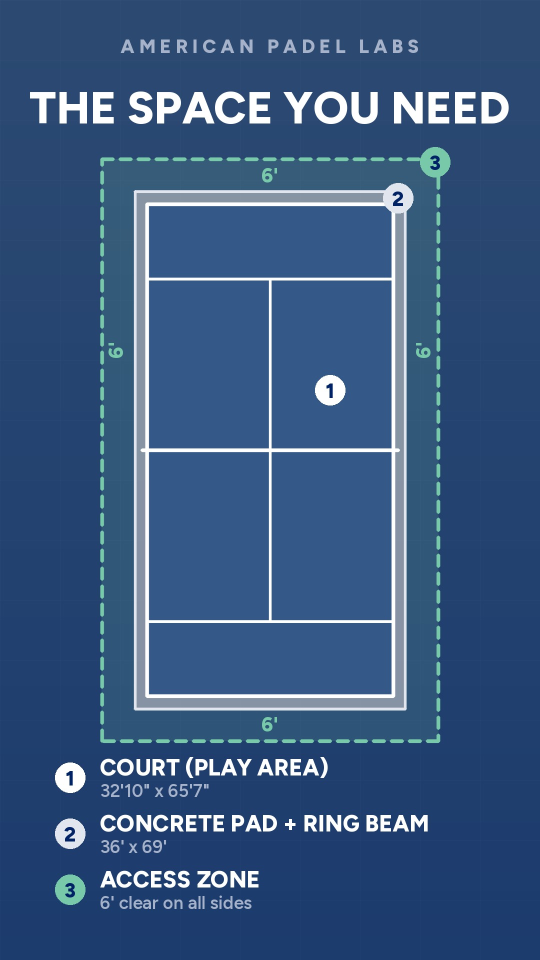
#> input picture frames-space3.jpg, 1080 x 1920 px, given in place of logo.png, which was not available (shown at 1/2 size)
$ python space3.py
#> lines starting #> are read from the running program, lines starting #| are printed output that depends on the picture; after the words box and inside, x2 and y2 are one past the last pixel; in counts of white or black regions, pixels touching at a corner belong together
### render/apl.py
import numpy as np, cv2, math, os
ROOT=os.path.dirname(os.path.dirname(os.path.abspath(__file__)))
B=lambda *a: os.path.join(ROOT,'brand',*a)
from PIL import Image, ImageDraw, ImageFont
W,H,FPS=1080,1920,30
DUR=46.0
NAVY=(44,74,114)       # hsl(217 42% 31%) site header/footer
DEEP=(0,34,102)        # hsl(220 100% 20%) primary
COURT=(52,88,135)
WHITE=(255,255,255)
SLATE=(166,178,201)    # hsl(220 20% 70%)
GLASS=(150,190,230)
BEB=B('fonts','figtree-latin-800-normal.woff')  # Figtree for all video text (Raj, Nov 24 2026)
INT=B('fonts','figtree-latin-%d-normal.woff')
_fc={}
def F(kind,size,w=600):
    k=(kind,size,w)
    if k not in _fc: _fc[k]=ImageFont.truetype(BEB if kind=='b' else INT%w,size)
    return _fc[k]
def cl(x): return max(0.0,min(1.0,x))
def ease(x):
    x=cl(x); return x*x*(3-2*x)
def eout(x):
    x=cl(x); return 1-(1-x)**3
def prog(t,a,b): return cl((t-a)/(b-a))

LOGO=Image.open(B('logo.png')).convert('RGBA')
PHOTO=Image.open(B('photos','overhead-court.jpg')).convert('RGB').rotate(90,expand=True)  # court long axis vertical
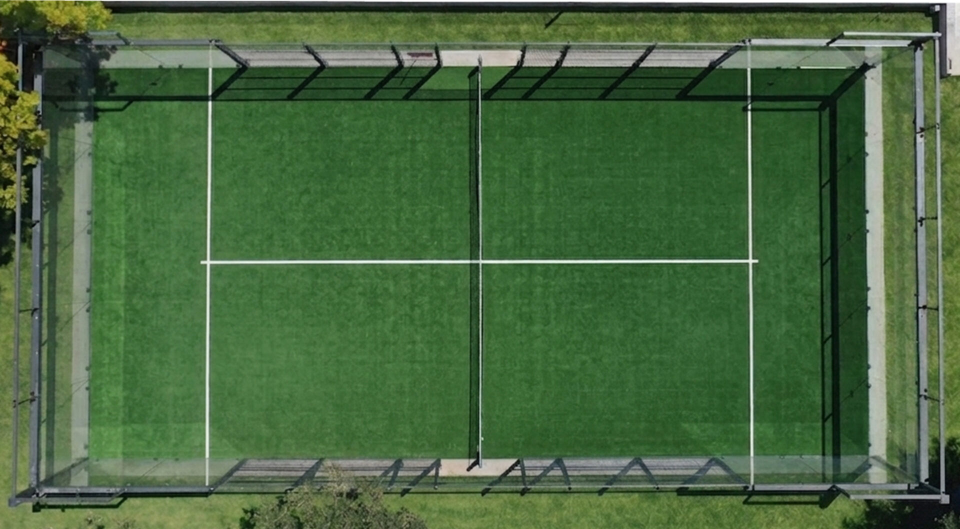
#> input picture brand/photos/overhead-court.jpg, 1920 x 1058 px (shown at 1/2 size)
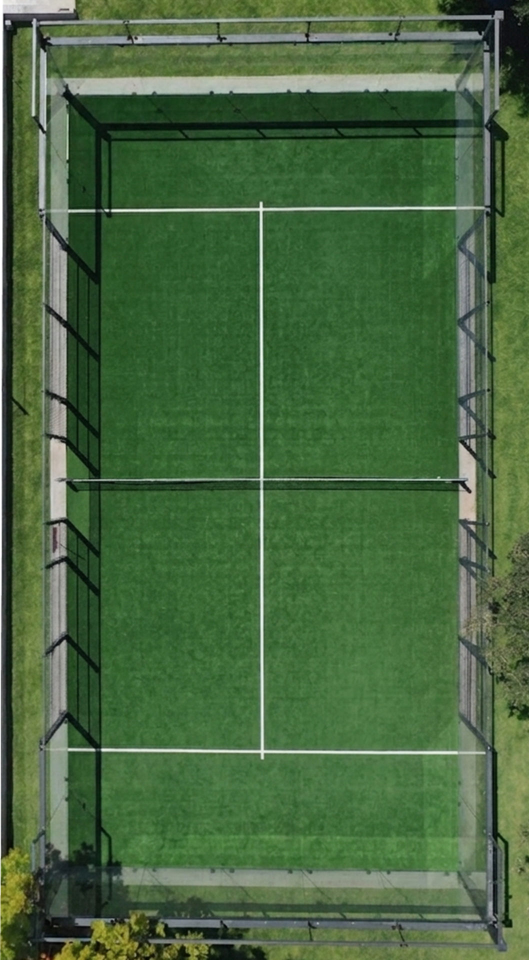
#> PHOTO: PIL image 1058x1920 RGB (shown at 1/2 size); mean R, G, B 72.4, 103.3, 63.8
pw=W; ph=int(PHOTO.height*W/PHOTO.width)
#> after `ph = int(PHOTO.height * W / PHOTO.width)`: ph = 1959
PHOTO=PHOTO.resize((pw,ph),Image.LANCZOS)
#> PHOTO: PIL image 1080x1959 RGB

def bg():
    a=np.zeros((H,W,3),np.float32)
    y=np.linspace(0,1,H)[:,None,None]
    a[:]=np.array(NAVY,np.float32)*(1-0.35*y)+np.array(DEEP,np.float32)*0.35*y
    # subtle court-line grid texture
    a[::120,:,:]+=4; a[:,::120,:]+=4
    return np.clip(a,0,255).astype(np.uint8)
BG=bg()

def fit(kind,size,s,maxw=980,w=600):
    while size>20 and F(kind,size,w).getbbox(s)[2]>maxw: size-=2
    return F(kind,size,w)

def text(img,s,xy,font,fill=WHITE,anchor='la',alpha=1.0,dy=0):
    if alpha<=0: return
    d=ImageDraw.Draw(img,'RGBA')
    x,y=xy
    d.text((x,y+dy),s,font=font,fill=fill+(int(255*alpha),),anchor=anchor)

def vtext(img,s,center,font,fill=WHITE,alpha=1.0):
    if alpha<=0: return
    bb=font.getbbox(s); tw,th=bb[2]+10,bb[3]+10
    t=Image.new('RGBA',(tw,th),(0,0,0,0))
    ImageDraw.Draw(t).text((5,0),s,font=font,fill=fill+(int(255*alpha),))
    t=t.rotate(90,expand=True)
    img.alpha_composite(t,(int(center[0]-t.width/2),int(center[1]-t.height/2)))

def line(a,p,q,col,th,frac=1.0,alpha=1.0):
    if frac<=0 or alpha<=0: return
    q2=(p[0]+(q[0]-p[0])*frac,p[1]+(q[1]-p[1])*frac)
    ov=a.copy()
    cv2.line(ov,(int(p[0]*4),int(p[1]*4)),(int(q2[0]*4),int(q2[1]*4)),col,th,cv2.LINE_AA,shift=2)
    if alpha<1: cv2.addWeighted(ov,alpha,a,1-alpha,0,a)
    else: a[:]=ov

def poly(a,pts,col,th,frac=1.0,alpha=1.0,closed=True):
    pts=list(pts)+([pts[0]] if closed else [])
    L=[math.dist(pts[i],pts[i+1]) for i in range(len(pts)-1)]; tot=sum(L); rem=tot*frac
    for i,l in enumerate(L):
        if rem<=0: break
        f=min(1,rem/l); line(a,pts[i],pts[i+1],col,th,f,alpha); rem-=l

def dashed_rect(a,x0,y0,x1,y1,col,th,alpha=1.0,on=22,off=14):
    for p,q in [((x0,y0),(x1,y0)),((x1,y0),(x1,y1)),((x1,y1),(x0,y1)),((x0,y1),(x0,y0))]:
        L=math.dist(p,q); n=0.0
        while n<L:
            e=min(L,n+on)
            line(a,(p[0]+(q[0]-p[0])*n/L,p[1]+(q[1]-p[1])*n/L),(p[0]+(q[0]-p[0])*e/L,p[1]+(q[1]-p[1])*e/L),col,th,1,alpha)
            n+=on+off

def rectfill(a,x0,y0,x1,y1,col,alpha):
    if alpha<=0: return
    ov=a.copy(); cv2.rectangle(ov,(int(x0),int(y0)),(int(x1),int(y1)),col,-1)
    cv2.addWeighted(ov,alpha,a,1-alpha,0,a)

# [10 lines left out: functions dimline_v, dimline_h, not called in this run]

# ---------- top view geometry ----------
PX=50.0; CX,CY=540,1080
CL,CR,CT,CB=CX-5*PX,CX+5*PX,CY-10*PX,CY+10*PX
SV=6.95*PX
FL,FR,FT,FB=CX-10.97/2*PX,CX+10.97/2*PX,CY-21.03/2*PX,CY+21.03/2*PX

# [18 lines left out: functions heading, caption, not called in this run]

def brand_tag(img,alpha=1.0):
    return  # removed per Raj (Nov 24): no "American Padel Labs" text at the top
    text(img,"A M E R I C A N   P A D E L   L A B S",(W//2,92),F('b',38),fill=SLATE,anchor='mm',alpha=alpha)

# [203 lines left out: functions court_top, s_hook, frame, not called in this run]

### render/space3.py
# Still frame: three nested rectangles for "The space you need" (court, concrete pad, access zone). Feet, to scale.
import sys; sys.path.insert(0,'.')
from apl import *
a=BG.copy()
s=14.5                      # px per foot
cx,cy=540,905
def R(w,l): return (cx-w*s/2,cy-l*s/2,cx+w*s/2,cy+l*s/2)
court=R(32+10/12,65+7/12); pad=R(36,69); acc=R(48,81)   # 6' clear around the 36' x 69' pad
CONC=(150,158,172); ACC=(120,200,170)
rectfill(a,*acc,ACC,0.16); dashed_rect(a,*acc,ACC,5)
#> in rectfill, `cv2.rectangle(ov, (int(x0), int(y0)), (int(x1), int(y1)), col, -1)`:
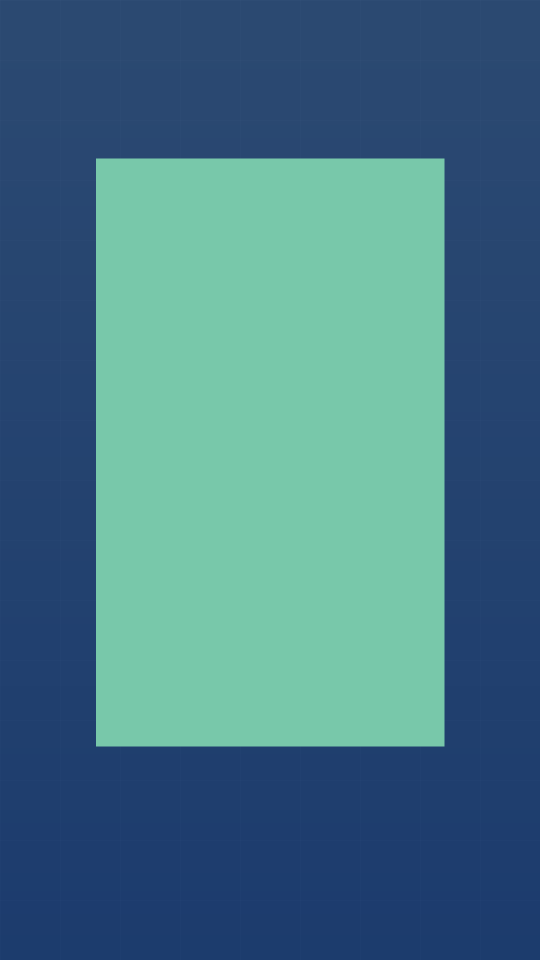
#> ov: shape (1920, 1080, 3) (shown at 1/2 size); mean of channels 0, 1, 2 68.9, 119.1, 134.5; drawn as R, G, B
#> after the loop in dashed_rect, `for p,q in [((x0,y0),(x1,y0)),((x1,y0),(x1,y1)),((x1,y1),(x0,y1)),((x0..`: a: shape (1920, 1080, 3); mean of channels 0, 1, 2 41.9, 76.2, 115.6
rectfill(a,*pad,CONC,0.85); poly(a,[(pad[0],pad[1]),(pad[2],pad[1]),(pad[2],pad[3]),(pad[0],pad[3])],(225,230,238),4)
#> after the loop in poly, `for i,l in enumerate(L):`:
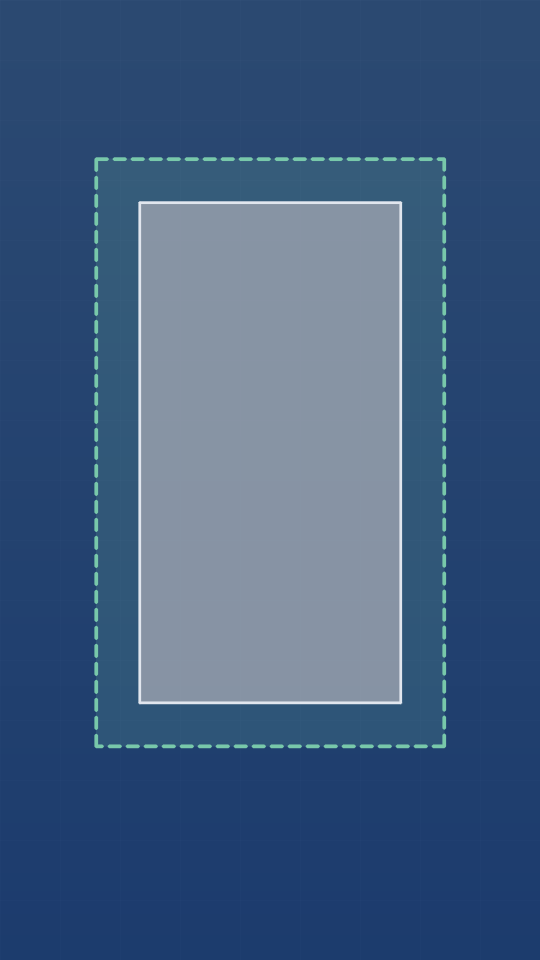
#> a: shape (1920, 1080, 3) (shown at 1/2 size); mean of channels 0, 1, 2 64.4, 92, 127.3; drawn as R, G, B
#> after the loop in poly, `for i,l in enumerate(L):`: rem = 0
rectfill(a,*court,COURT,1.0); court_top_l=court
x0,y0,x1,y1=court
poly(a,[(x0,y0),(x1,y0),(x1,y1),(x0,y1)],WHITE,5)
#> call 2 of poly, with col = (255, 255, 255), th = 5, frac = 1, alpha = 1, closed = True
#> after the loop in poly (call 2), `for i,l in enumerate(L):`:
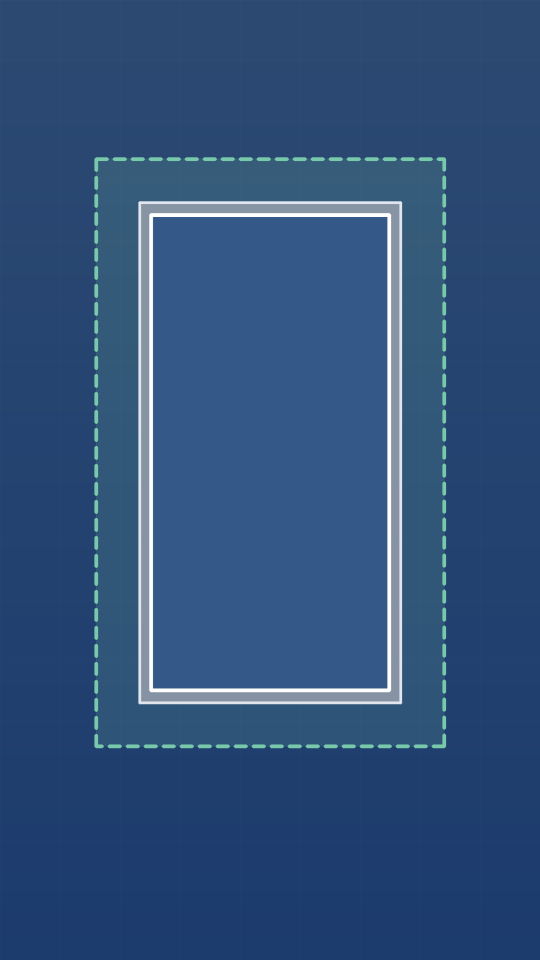
#> a: shape (1920, 1080, 3) (shown at 1/2 size); mean of channels 0, 1, 2 48, 80.4, 122; drawn as R, G, B
#> after the loop in poly (call 2), `for i,l in enumerate(L):`: rem = -1.14e-13
line(a,(x0-10,cy),(x1+10,cy),WHITE,5)
#> a: shape (1920, 1080, 3); 0.21% of pixels changed, all inside (x1, y1, x2, y2) = (288, 901, 792, 910)
sv=(22+10/12)*s
for y in (cy-sv,cy+sv): line(a,(x0,y),(x1,y),WHITE,3)
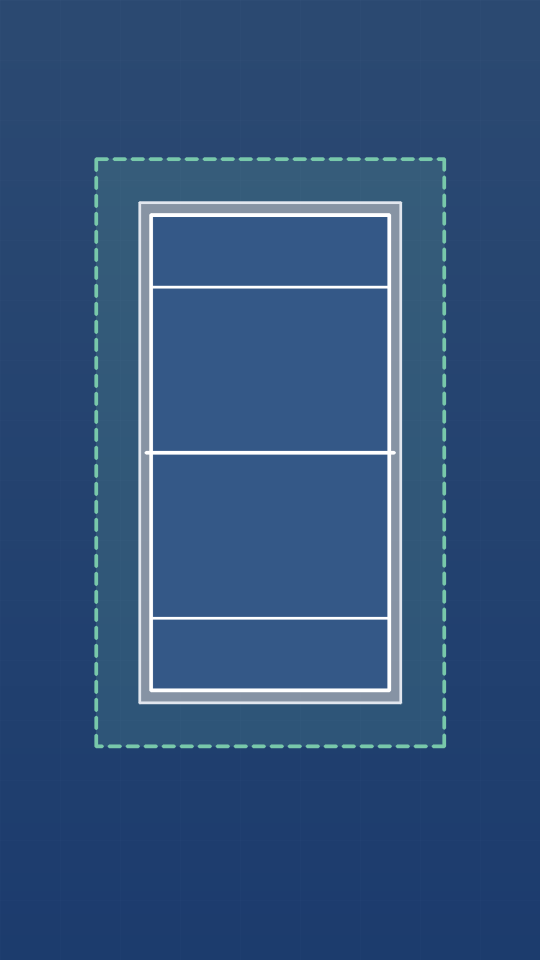
#> a: shape (1920, 1080, 3) (shown at 1/2 size); mean of channels 0, 1, 2 48.8, 81.1, 122.5; drawn as R, G, B
line(a,(cx,cy-sv),(cx,cy+sv),WHITE,3)
#> a: shape (1920, 1080, 3); 0.22% of pixels changed, all inside (x1, y1, x2, y2) = (537, 577, 544, 1234)
img=Image.fromarray(a).convert('RGBA'); d=ImageDraw.Draw(img,'RGBA')
brand_tag(img); text(img,"THE SPACE YOU NEED",(W//2,215),fit('b',104,"THE SPACE YOU NEED"),anchor='mm')
# 6' callouts in the access band (outside the court)
f6=F('b',40)
text(img,"6'",(cx,(acc[1]+pad[1])/2),f6,fill=ACC,anchor='mm')
text(img,"6'",(cx,(acc[3]+pad[3])/2),f6,fill=ACC,anchor='mm')
vtext(img,"6'",((acc[0]+pad[0])/2-4,cy-200),f6,fill=ACC); vtext(img,"6'",((acc[2]+pad[2])/2+4,cy-200),f6,fill=ACC)
#> in vtext, `t=Image.new('RGBA',(tw,th),(0,0,0,0))`: t: PIL image 46x48 RGBA; every value is 0
# number badges
def badge(n,x,y,col,fg):
    d.ellipse((x-30,y-30,x+30,y+30),fill=col+(255,)); text(img,str(n),(x,y+2),F('b',40),fill=fg,anchor='mm')
badge(1,cx+120,cy-120,WHITE,DEEP); badge(2,pad[2]-14,pad[1]+14,(225,230,238),DEEP); badge(3,acc[2]-6,acc[1]+6,ACC,DEEP)
# legend
rows=[(1,WHITE,"COURT (PLAY AREA)","32'10\" x 65'7\""),(2,(225,230,238),"CONCRETE PAD + RING BEAM","36' x 69'"),(3,ACC,"ACCESS ZONE","48' x 81' total, 6' clear around the pad")]
for i,(n,c,h,sub) in enumerate(rows):
    y=1555+i*112
    badge(n,140,y,c,DEEP)
    text(img,h,(200,y-20),F('b',46),anchor='lm'); text(img,sub,(200,y+26),F('i',36,600),fill=SLATE,anchor='lm')
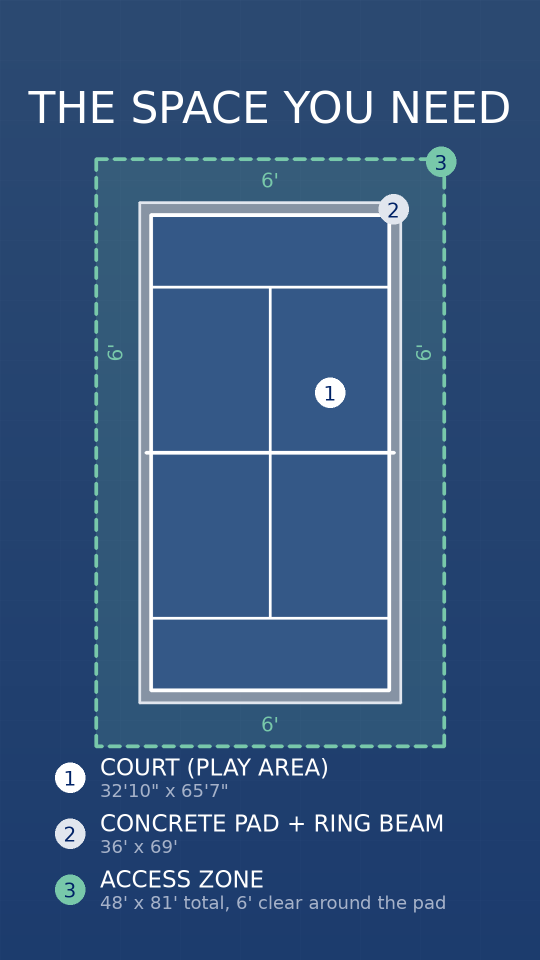
#> img: PIL image 1080x1920 RGBA (shown at 1/2 size); mean R, G, B, A 54.4, 86, 126.1, 255
img.convert('RGB').save(sys.argv[1] if len(sys.argv)>1 else 'space3.jpg',quality=92)
